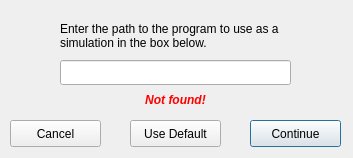
<?xml version="1.0" encoding="UTF-8"?>
<ui version="4.0">
 <class>SimulatorInit</class>
 <widget class="QDialog" name="SimulatorInit">
  <property name="geometry">
   <rect>
    <x>0</x>
    <y>0</y>
    <width>353</width>
    <height>158</height>
   </rect>
  </property>
  <property name="windowTitle">
   <string>Select Program For Simulation</string>
  </property>
  <property name="windowIcon">
   <iconset resource="images.qrc">
    <normaloff>:/img/icon.png</normaloff>:/img/icon.png</iconset>
  </property>
  <widget class="QLineEdit" name="fileInput">
   <property name="geometry">
    <rect>
     <x>60</x>
     <y>60</y>
     <width>231</width>
     <height>25</height>
    </rect>
   </property>
  </widget>
  <widget class="QLabel" name="label">
   <property name="geometry">
    <rect>
     <x>60</x>
     <y>10</y>
     <width>251</width>
     <height>51</height>
    </rect>
   </property>
   <property name="text">
    <string>Enter the path to the program to use as a simulation in the box below.</string>
   </property>
   <property name="wordWrap">
    <bool>true</bool>
   </property>
  </widget>
  <widget class="QPushButton" name="continueButton">
   <property name="geometry">
    <rect>
     <x>250</x>
     <y>120</y>
     <width>91</width>
     <height>27</height>
    </rect>
   </property>
   <property name="text">
    <string>Continue</string>
   </property>
  </widget>
  <widget class="QPushButton" name="cancelButton">
   <property name="geometry">
    <rect>
     <x>10</x>
     <y>120</y>
     <width>91</width>
     <height>27</height>
    </rect>
   </property>
   <property name="text">
    <string>Cancel</string>
   </property>
  </widget>
  <widget class="QPushButton" name="useDefaultButton">
   <property name="geometry">
    <rect>
     <x>130</x>
     <y>120</y>
     <width>91</width>
     <height>27</height>
    </rect>
   </property>
   <property name="text">
    <string>Use Default</string>
   </property>
  </widget>
  <widget class="QLabel" name="errorLabel">
   <property name="enabled">
    <bool>true</bool>
   </property>
   <property name="geometry">
    <rect>
     <x>10</x>
     <y>90</y>
     <width>331</width>
     <height>20</height>
    </rect>
   </property>
   <property name="palette">
    <palette>
     <active>
      <colorrole role="WindowText">
       <brush brushstyle="SolidPattern">
        <color alpha="255">
         <red>255</red>
         <green>0</green>
         <blue>0</blue>
        </color>
       </brush>
      </colorrole>
      <colorrole role="Button">
       <brush brushstyle="SolidPattern">
        <color alpha="255">
         <red>255</red>
         <green>0</green>
         <blue>4</blue>
        </color>
       </brush>
      </colorrole>
      <colorrole role="Light">
       <brush brushstyle="SolidPattern">
        <color alpha="255">
         <red>255</red>
         <green>127</green>
         <blue>130</blue>
        </color>
       </brush>
      </colorrole>
      <colorrole role="Midlight">
       <brush brushstyle="SolidPattern">
        <color alpha="255">
         <red>255</red>
         <green>63</green>
         <blue>67</blue>
        </color>
       </brush>
      </colorrole>
      <colorrole role="Dark">
       <brush brushstyle="SolidPattern">
        <color alpha="255">
         <red>127</red>
         <green>0</green>
         <blue>2</blue>
        </color>
       </brush>
      </colorrole>
      <colorrole role="Mid">
       <brush brushstyle="SolidPattern">
        <color alpha="255">
         <red>170</red>
         <green>0</green>
         <blue>2</blue>
        </color>
       </brush>
      </colorrole>
      <colorrole role="Text">
       <brush brushstyle="SolidPattern">
        <color alpha="255">
         <red>255</red>
         <green>0</green>
         <blue>0</blue>
        </color>
       </brush>
      </colorrole>
      <colorrole role="BrightText">
       <brush brushstyle="SolidPattern">
        <color alpha="255">
         <red>255</red>
         <green>255</green>
         <blue>255</blue>
        </color>
       </brush>
      </colorrole>
      <colorrole role="ButtonText">
       <brush brushstyle="SolidPattern">
        <color alpha="255">
         <red>255</red>
         <green>0</green>
         <blue>0</blue>
        </color>
       </brush>
      </colorrole>
      <colorrole role="Base">
       <brush brushstyle="SolidPattern">
        <color alpha="255">
         <red>255</red>
         <green>255</green>
         <blue>255</blue>
        </color>
       </brush>
      </colorrole>
      <colorrole role="Window">
       <brush brushstyle="SolidPattern">
        <color alpha="255">
         <red>255</red>
         <green>0</green>
         <blue>4</blue>
        </color>
       </brush>
      </colorrole>
      <colorrole role="Shadow">
       <brush brushstyle="SolidPattern">
        <color alpha="255">
         <red>0</red>
         <green>0</green>
         <blue>0</blue>
        </color>
       </brush>
      </colorrole>
      <colorrole role="AlternateBase">
       <brush brushstyle="SolidPattern">
        <color alpha="255">
         <red>255</red>
         <green>127</green>
         <blue>129</blue>
        </color>
       </brush>
      </colorrole>
      <colorrole role="ToolTipBase">
       <brush brushstyle="SolidPattern">
        <color alpha="255">
         <red>255</red>
         <green>255</green>
         <blue>220</blue>
        </color>
       </brush>
      </colorrole>
      <colorrole role="ToolTipText">
       <brush brushstyle="SolidPattern">
        <color alpha="255">
         <red>0</red>
         <green>0</green>
         <blue>0</blue>
        </color>
       </brush>
      </colorrole>
     </active>
     <inactive>
      <colorrole role="WindowText">
       <brush brushstyle="SolidPattern">
        <color alpha="255">
         <red>255</red>
         <green>0</green>
         <blue>0</blue>
        </color>
       </brush>
      </colorrole>
      <colorrole role="Button">
       <brush brushstyle="SolidPattern">
        <color alpha="255">
         <red>255</red>
         <green>0</green>
         <blue>4</blue>
        </color>
       </brush>
      </colorrole>
      <colorrole role="Light">
       <brush brushstyle="SolidPattern">
        <color alpha="255">
         <red>255</red>
         <green>127</green>
         <blue>130</blue>
        </color>
       </brush>
      </colorrole>
      <colorrole role="Midlight">
       <brush brushstyle="SolidPattern">
        <color alpha="255">
         <red>255</red>
         <green>63</green>
         <blue>67</blue>
        </color>
       </brush>
      </colorrole>
      <colorrole role="Dark">
       <brush brushstyle="SolidPattern">
        <color alpha="255">
         <red>127</red>
         <green>0</green>
         <blue>2</blue>
        </color>
       </brush>
      </colorrole>
      <colorrole role="Mid">
       <brush brushstyle="SolidPattern">
        <color alpha="255">
         <red>170</red>
         <green>0</green>
         <blue>2</blue>
        </color>
       </brush>
      </colorrole>
      <colorrole role="Text">
       <brush brushstyle="SolidPattern">
        <color alpha="255">
         <red>255</red>
         <green>0</green>
         <blue>0</blue>
        </color>
       </brush>
      </colorrole>
      <colorrole role="BrightText">
       <brush brushstyle="SolidPattern">
        <color alpha="255">
         <red>255</red>
         <green>255</green>
         <blue>255</blue>
        </color>
       </brush>
      </colorrole>
      <colorrole role="ButtonText">
       <brush brushstyle="SolidPattern">
        <color alpha="255">
         <red>255</red>
         <green>0</green>
         <blue>0</blue>
        </color>
       </brush>
      </colorrole>
      <colorrole role="Base">
       <brush brushstyle="SolidPattern">
        <color alpha="255">
         <red>255</red>
         <green>255</green>
         <blue>255</blue>
        </color>
       </brush>
      </colorrole>
      <colorrole role="Window">
       <brush brushstyle="SolidPattern">
        <color alpha="255">
         <red>255</red>
         <green>0</green>
         <blue>4</blue>
        </color>
       </brush>
      </colorrole>
      <colorrole role="Shadow">
       <brush brushstyle="SolidPattern">
        <color alpha="255">
         <red>0</red>
         <green>0</green>
         <blue>0</blue>
        </color>
       </brush>
      </colorrole>
      <colorrole role="AlternateBase">
       <brush brushstyle="SolidPattern">
        <color alpha="255">
         <red>255</red>
         <green>127</green>
         <blue>129</blue>
        </color>
       </brush>
      </colorrole>
      <colorrole role="ToolTipBase">
       <brush brushstyle="SolidPattern">
        <color alpha="255">
         <red>255</red>
         <green>255</green>
         <blue>220</blue>
        </color>
       </brush>
      </colorrole>
      <colorrole role="ToolTipText">
       <brush brushstyle="SolidPattern">
        <color alpha="255">
         <red>0</red>
         <green>0</green>
         <blue>0</blue>
        </color>
       </brush>
      </colorrole>
     </inactive>
     <disabled>
      <colorrole role="WindowText">
       <brush brushstyle="SolidPattern">
        <color alpha="255">
         <red>255</red>
         <green>0</green>
         <blue>0</blue>
        </color>
       </brush>
      </colorrole>
      <colorrole role="Button">
       <brush brushstyle="SolidPattern">
        <color alpha="255">
         <red>255</red>
         <green>0</green>
         <blue>4</blue>
        </color>
       </brush>
      </colorrole>
      <colorrole role="Light">
       <brush brushstyle="SolidPattern">
        <color alpha="255">
         <red>255</red>
         <green>127</green>
         <blue>130</blue>
        </color>
       </brush>
      </colorrole>
      <colorrole role="Midlight">
       <brush brushstyle="SolidPattern">
        <color alpha="255">
         <red>255</red>
         <green>63</green>
         <blue>67</blue>
        </color>
       </brush>
      </colorrole>
      <colorrole role="Dark">
       <brush brushstyle="SolidPattern">
        <color alpha="255">
         <red>127</red>
         <green>0</green>
         <blue>2</blue>
        </color>
       </brush>
      </colorrole>
      <colorrole role="Mid">
       <brush brushstyle="SolidPattern">
        <color alpha="255">
         <red>170</red>
         <green>0</green>
         <blue>2</blue>
        </color>
       </brush>
      </colorrole>
      <colorrole role="Text">
       <brush brushstyle="SolidPattern">
        <color alpha="255">
         <red>255</red>
         <green>0</green>
         <blue>0</blue>
        </color>
       </brush>
      </colorrole>
      <colorrole role="BrightText">
       <brush brushstyle="SolidPattern">
        <color alpha="255">
         <red>255</red>
         <green>255</green>
         <blue>255</blue>
        </color>
       </brush>
      </colorrole>
      <colorrole role="ButtonText">
       <brush brushstyle="SolidPattern">
        <color alpha="255">
         <red>255</red>
         <green>0</green>
         <blue>0</blue>
        </color>
       </brush>
      </colorrole>
      <colorrole role="Base">
       <brush brushstyle="SolidPattern">
        <color alpha="255">
         <red>255</red>
         <green>0</green>
         <blue>4</blue>
        </color>
       </brush>
      </colorrole>
      <colorrole role="Window">
       <brush brushstyle="SolidPattern">
        <color alpha="255">
         <red>255</red>
         <green>0</green>
         <blue>4</blue>
        </color>
       </brush>
      </colorrole>
      <colorrole role="Shadow">
       <brush brushstyle="SolidPattern">
        <color alpha="255">
         <red>0</red>
         <green>0</green>
         <blue>0</blue>
        </color>
       </brush>
      </colorrole>
      <colorrole role="AlternateBase">
       <brush brushstyle="SolidPattern">
        <color alpha="255">
         <red>255</red>
         <green>0</green>
         <blue>4</blue>
        </color>
       </brush>
      </colorrole>
      <colorrole role="ToolTipBase">
       <brush brushstyle="SolidPattern">
        <color alpha="255">
         <red>255</red>
         <green>255</green>
         <blue>220</blue>
        </color>
       </brush>
      </colorrole>
      <colorrole role="ToolTipText">
       <brush brushstyle="SolidPattern">
        <color alpha="255">
         <red>0</red>
         <green>0</green>
         <blue>0</blue>
        </color>
       </brush>
      </colorrole>
     </disabled>
    </palette>
   </property>
   <property name="font">
    <font>
     <weight>75</weight>
     <italic>true</italic>
     <bold>true</bold>
    </font>
   </property>
   <property name="styleSheet">
    <string notr="true">color: #ff0000;</string>
   </property>
   <property name="text">
    <string>Not found!</string>
   </property>
   <property name="alignment">
    <set>Qt::AlignCenter</set>
   </property>
  </widget>
 </widget>
 <resources>
  <include location="images.qrc"/>
 </resources>
 <connections/>
</ui>
